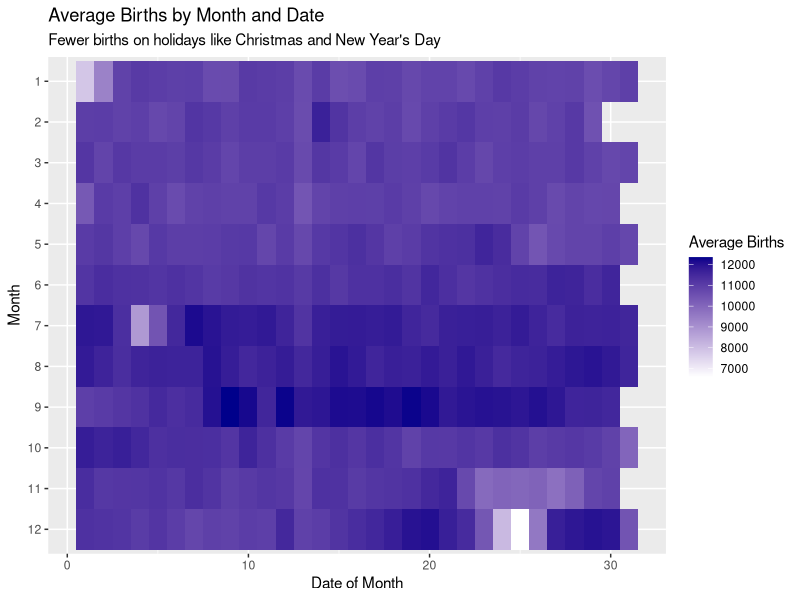
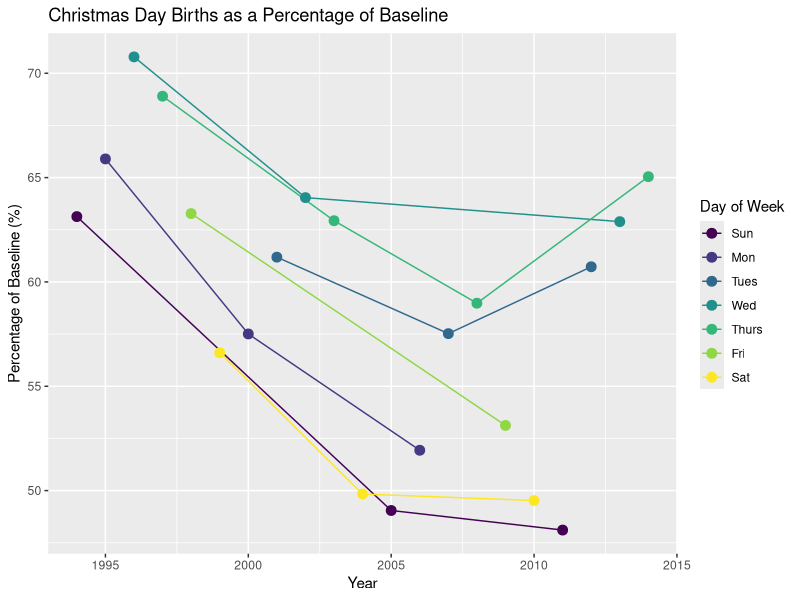

These figures' R source, in order:
#
#
#
#
#
#
#
#
#
#| message: false
library(tidyverse)
library(readxl)
#
#
#
#| cache: true
births_tibble <- read_xlsx("data/us_births_1994_2014.xlsx") |>
  mutate(
    day_of_week = factor(
      day_of_week,
      levels = c("Sun", "Mon", "Tues", "Wed", "Thurs", "Fri", "Sat"),
      ordered = TRUE
    )
  )
#
#
#
#
#
births_tibble |>
  group_by(month, date_of_month) |>
  summarize(avg_births = mean(births), .groups = "drop") |>
  mutate(month = factor(month, levels = 12:1)) |>
  ggplot(aes(x = date_of_month, y = month, fill = avg_births)) +
  geom_tile() +
  scale_fill_gradient(low = "white", high = "darkblue") +
  labs(
    title = "Average Births by Month and Date",
    subtitle = "Fewer births on holidays like Christmas and New Year's Day",
    x = "Date of Month",
    y = "Month",
    fill = "Average Births"
  )
#
#
#
#| cache: true
births_tibble |>
  filter(month == 12) |>
  mutate(
    date_group = case_when(
      date_of_month == 25 ~ "christmas",
      date_of_month %in% 20:24 | date_of_month %in% 27:30 ~ "surrounding",
      TRUE ~ NA_character_
    )
  ) |>
  filter(!is.na(date_group)) |>
  group_by(year, date_group) |>
  summarize(avg_births = mean(births), .groups = "drop") |>
  pivot_wider(names_from = date_group, values_from = avg_births) |>
  mutate(christmas_pct = (christmas / surrounding) * 100) |>
  select(year, christmas, surrounding, christmas_pct) |>
  summary()
#
#
#
#
births_tibble |>
  filter(month == 12, date_of_month == 25) |>
  select(year, day_of_week) |>
  distinct() |>
  left_join(
    births_tibble |>
      filter(month == 12) |>
      mutate(
        date_group = case_when(
          date_of_month == 25 ~ "christmas",
          date_of_month %in% 20:24 | date_of_month %in% 27:30 ~ "surrounding",
          TRUE ~ NA_character_
        )
      ) |>
      filter(!is.na(date_group)) |>
      group_by(year, date_group) |>
      summarize(avg_births = mean(births), .groups = "drop") |>
      pivot_wider(names_from = date_group, values_from = avg_births) |>
      mutate(pct_of_baseline = (christmas / surrounding) * 100),
    by = "year"
  ) |>
  ggplot(aes(x = year, y = pct_of_baseline, color = day_of_week)) +
  geom_line() +
  geom_point(size = 3) +
  labs( 
    title = "Christmas Day Births as a Percentage of Baseline",
    x = "Year",
    y = "Percentage of Baseline (%)",
    color = "Day of Week"
  )
#
#
#
births_model <- lm(births ~ factor(year) + factor(month) + day_of_week, data = births_tibble)
summary(births_model)$r.squared
#
#
#
births_adjusted <- births_tibble |>
  mutate(pct_resid = residuals(births_model) / mean(births) * 100)
#
#
#
calendar_resid <- births_adjusted |>
  filter(!(month == 2 & date_of_month == 29)) |>
  group_by(month, date_of_month) |>
  summarize(pct_resid = mean(pct_resid), .groups = "drop") |>
  mutate(date = make_date(2001, month, date_of_month))
#
#
#
#
#
#
